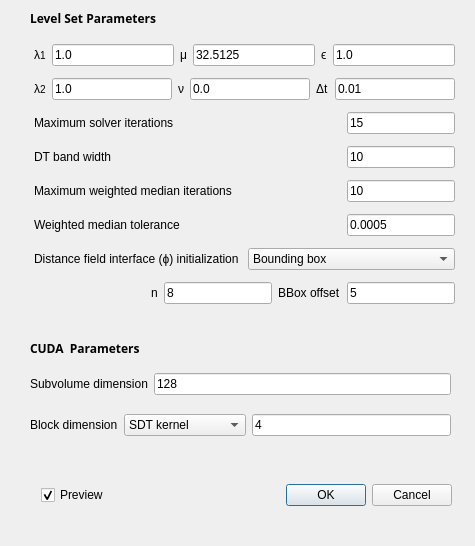
<?xml version="1.0" encoding="UTF-8"?>
<ui version="4.0">
 <class>MSLevelSetDialog</class>
 <widget class="QDialog" name="MSLevelSetDialog">
  <property name="geometry">
   <rect>
    <x>0</x>
    <y>0</y>
    <width>475</width>
    <height>546</height>
   </rect>
  </property>
  <property name="windowTitle">
   <string>MSLevelSet Dialog</string>
  </property>
  <widget class="QWidget" name="layoutWidget_2">
   <property name="geometry">
    <rect>
     <x>30</x>
     <y>360</y>
     <width>421</width>
     <height>89</height>
    </rect>
   </property>
   <layout class="QVBoxLayout" name="verticalLayout_2">
    <item>
     <layout class="QHBoxLayout" name="horizontalLayout_10">
      <item>
       <widget class="QLabel" name="m_SubvolDimText">
        <property name="text">
         <string>Subvolume dimension</string>
        </property>
        <property name="wordWrap">
         <bool>false</bool>
        </property>
       </widget>
      </item>
      <item>
       <widget class="QLineEdit" name="m_SubvolDimEdit">
        <property name="text">
         <string>128</string>
        </property>
       </widget>
      </item>
     </layout>
    </item>
    <item>
     <layout class="QHBoxLayout" name="horizontalLayout_9">
      <item>
       <widget class="QLabel" name="m_BlockDimText">
        <property name="text">
         <string>Block dimension</string>
        </property>
        <property name="wordWrap">
         <bool>false</bool>
        </property>
       </widget>
      </item>
      <item>
       <widget class="QComboBox" name="m_BlockDimComboBox">
        <item>
         <property name="text">
          <string>SDT kernel</string>
         </property>
        </item>
        <item>
         <property name="text">
          <string>Averaging kernel</string>
         </property>
        </item>
        <item>
         <property name="text">
          <string>Median kernel</string>
         </property>
        </item>
        <item>
         <property name="text">
          <string>PDE kernel</string>
         </property>
        </item>
       </widget>
      </item>
      <item>
       <widget class="QLineEdit" name="m_BlockDimEdit">
        <property name="text">
         <string>4</string>
        </property>
       </widget>
      </item>
     </layout>
    </item>
   </layout>
  </widget>
  <widget class="QLabel" name="label_2">
   <property name="geometry">
    <rect>
     <x>30</x>
     <y>340</y>
     <width>171</width>
     <height>17</height>
    </rect>
   </property>
   <property name="font">
    <font>
     <family>Sans Serif</family>
     <weight>75</weight>
     <bold>true</bold>
    </font>
   </property>
   <property name="text">
    <string>CUDA  Parameters</string>
   </property>
  </widget>
  <widget class="QWidget" name="layoutWidget">
   <property name="geometry">
    <rect>
     <x>34</x>
     <y>38</y>
     <width>421</width>
     <height>276</height>
    </rect>
   </property>
   <layout class="QVBoxLayout" name="verticalLayout">
    <item>
     <layout class="QHBoxLayout" name="horizontalLayout_7">
      <item>
       <widget class="QLabel" name="m_Lambda1Text">
        <property name="text">
         <string>λ&lt;font size=&quot;-1&quot;&gt;1&lt;/font&gt;</string>
        </property>
        <property name="wordWrap">
         <bool>false</bool>
        </property>
       </widget>
      </item>
      <item>
       <widget class="QLineEdit" name="m_Lambda1Edit">
        <property name="text">
         <string>1.0</string>
        </property>
       </widget>
      </item>
      <item>
       <widget class="QLabel" name="m_MuText">
        <property name="text">
         <string>μ</string>
        </property>
        <property name="wordWrap">
         <bool>false</bool>
        </property>
       </widget>
      </item>
      <item>
       <widget class="QLineEdit" name="m_MuEdit">
        <property name="text">
         <string>32.5125</string>
        </property>
       </widget>
      </item>
      <item>
       <widget class="QLabel" name="m_EpsilonText">
        <property name="text">
         <string>ϵ</string>
        </property>
        <property name="wordWrap">
         <bool>false</bool>
        </property>
       </widget>
      </item>
      <item>
       <widget class="QLineEdit" name="m_EpsilonEdit">
        <property name="text">
         <string>1.0</string>
        </property>
       </widget>
      </item>
     </layout>
    </item>
    <item>
     <layout class="QHBoxLayout" name="horizontalLayout_8">
      <item>
       <widget class="QLabel" name="m_Lambda2Text">
        <property name="text">
         <string>λ&lt;font size=&quot;-1&quot;&gt;2&lt;/font&gt;</string>
        </property>
        <property name="wordWrap">
         <bool>false</bool>
        </property>
       </widget>
      </item>
      <item>
       <widget class="QLineEdit" name="m_Lambda2Edit">
        <property name="text">
         <string>1.0</string>
        </property>
       </widget>
      </item>
      <item>
       <widget class="QLabel" name="m_NuText">
        <property name="text">
         <string>ν</string>
        </property>
        <property name="wordWrap">
         <bool>false</bool>
        </property>
       </widget>
      </item>
      <item>
       <widget class="QLineEdit" name="m_NuEdit">
        <property name="text">
         <string>0.0</string>
        </property>
       </widget>
      </item>
      <item>
       <widget class="QLabel" name="m_DeltaTText">
        <property name="text">
         <string>Δt</string>
        </property>
        <property name="alignment">
         <set>Qt::AlignVCenter</set>
        </property>
        <property name="wordWrap">
         <bool>false</bool>
        </property>
       </widget>
      </item>
      <item>
       <widget class="QLineEdit" name="m_DeltaTEdit">
        <property name="text">
         <string>0.01</string>
        </property>
       </widget>
      </item>
     </layout>
    </item>
    <item>
     <layout class="QHBoxLayout" name="horizontalLayout">
      <item>
       <widget class="QLabel" name="m_MaxSolverIterText">
        <property name="text">
         <string>Maximum solver iterations</string>
        </property>
        <property name="wordWrap">
         <bool>false</bool>
        </property>
       </widget>
      </item>
      <item>
       <spacer name="spacer1">
        <property name="orientation">
         <enum>Qt::Horizontal</enum>
        </property>
        <property name="sizeType">
         <enum>QSizePolicy::Expanding</enum>
        </property>
        <property name="sizeHint" stdset="0">
         <size>
          <width>16</width>
          <height>20</height>
         </size>
        </property>
       </spacer>
      </item>
      <item>
       <widget class="QLineEdit" name="m_MaxSolverIterEdit">
        <property name="sizePolicy">
         <sizepolicy hsizetype="Fixed" vsizetype="Fixed">
          <horstretch>0</horstretch>
          <verstretch>0</verstretch>
         </sizepolicy>
        </property>
        <property name="text">
         <string>15</string>
        </property>
       </widget>
      </item>
     </layout>
    </item>
    <item>
     <layout class="QHBoxLayout" name="horizontalLayout_2">
      <item>
       <widget class="QLabel" name="m_DTWidthText">
        <property name="text">
         <string>DT band width</string>
        </property>
        <property name="wordWrap">
         <bool>false</bool>
        </property>
       </widget>
      </item>
      <item>
       <spacer name="spacer2">
        <property name="orientation">
         <enum>Qt::Horizontal</enum>
        </property>
        <property name="sizeType">
         <enum>QSizePolicy::Expanding</enum>
        </property>
        <property name="sizeHint" stdset="0">
         <size>
          <width>180</width>
          <height>20</height>
         </size>
        </property>
       </spacer>
      </item>
      <item>
       <widget class="QLineEdit" name="m_DTWidthEdit">
        <property name="sizePolicy">
         <sizepolicy hsizetype="Fixed" vsizetype="Fixed">
          <horstretch>0</horstretch>
          <verstretch>0</verstretch>
         </sizepolicy>
        </property>
        <property name="text">
         <string>10</string>
        </property>
       </widget>
      </item>
     </layout>
    </item>
    <item>
     <layout class="QHBoxLayout" name="horizontalLayout_3">
      <item>
       <widget class="QLabel" name="m_MaxMedianIterText">
        <property name="text">
         <string>Maximum weighted median iterations</string>
        </property>
        <property name="alignment">
         <set>Qt::AlignVCenter</set>
        </property>
        <property name="wordWrap">
         <bool>false</bool>
        </property>
       </widget>
      </item>
      <item>
       <spacer name="spacer3">
        <property name="orientation">
         <enum>Qt::Horizontal</enum>
        </property>
        <property name="sizeType">
         <enum>QSizePolicy::Expanding</enum>
        </property>
        <property name="sizeHint" stdset="0">
         <size>
          <width>18</width>
          <height>22</height>
         </size>
        </property>
       </spacer>
      </item>
      <item>
       <widget class="QLineEdit" name="m_MaxMedianIterEdit">
        <property name="sizePolicy">
         <sizepolicy hsizetype="Fixed" vsizetype="Fixed">
          <horstretch>0</horstretch>
          <verstretch>0</verstretch>
         </sizepolicy>
        </property>
        <property name="text">
         <string>10</string>
        </property>
       </widget>
      </item>
     </layout>
    </item>
    <item>
     <layout class="QHBoxLayout" name="horizontalLayout_4">
      <item>
       <widget class="QLabel" name="m_MedianTolText">
        <property name="text">
         <string>Weighted median tolerance</string>
        </property>
        <property name="alignment">
         <set>Qt::AlignVCenter</set>
        </property>
        <property name="wordWrap">
         <bool>false</bool>
        </property>
       </widget>
      </item>
      <item>
       <spacer name="spacer4">
        <property name="orientation">
         <enum>Qt::Horizontal</enum>
        </property>
        <property name="sizeType">
         <enum>QSizePolicy::Expanding</enum>
        </property>
        <property name="sizeHint" stdset="0">
         <size>
          <width>16</width>
          <height>20</height>
         </size>
        </property>
       </spacer>
      </item>
      <item>
       <widget class="QLineEdit" name="m_MedianTolEdit">
        <property name="sizePolicy">
         <sizepolicy hsizetype="Fixed" vsizetype="Fixed">
          <horstretch>0</horstretch>
          <verstretch>0</verstretch>
         </sizepolicy>
        </property>
        <property name="text">
         <string>0.0005</string>
        </property>
       </widget>
      </item>
     </layout>
    </item>
    <item>
     <layout class="QHBoxLayout" name="horizontalLayout_5">
      <item>
       <widget class="QLabel" name="m_DTInitText">
        <property name="text">
         <string>Distance field interface (ϕ) initialization</string>
        </property>
        <property name="wordWrap">
         <bool>false</bool>
        </property>
       </widget>
      </item>
      <item>
       <widget class="QComboBox" name="m_DTInitComboBox">
        <item>
         <property name="text">
          <string>Bounding box</string>
         </property>
        </item>
        <item>
         <property name="text">
          <string>Super-ellipsoid</string>
         </property>
        </item>
       </widget>
      </item>
     </layout>
    </item>
    <item>
     <layout class="QHBoxLayout" name="horizontalLayout_6">
      <item>
       <spacer name="spacer6">
        <property name="orientation">
         <enum>Qt::Horizontal</enum>
        </property>
        <property name="sizeType">
         <enum>QSizePolicy::Expanding</enum>
        </property>
        <property name="sizeHint" stdset="0">
         <size>
          <width>77</width>
          <height>20</height>
         </size>
        </property>
       </spacer>
      </item>
      <item>
       <widget class="QLabel" name="m_EllipsoidPowerText">
        <property name="text">
         <string>n</string>
        </property>
        <property name="wordWrap">
         <bool>false</bool>
        </property>
       </widget>
      </item>
      <item>
       <widget class="QLineEdit" name="m_EllipsoidPowerEdit">
        <property name="sizePolicy">
         <sizepolicy hsizetype="Fixed" vsizetype="Fixed">
          <horstretch>0</horstretch>
          <verstretch>0</verstretch>
         </sizepolicy>
        </property>
        <property name="text">
         <string>8</string>
        </property>
       </widget>
      </item>
      <item>
       <widget class="QLabel" name="m_BBoxOffsetText">
        <property name="text">
         <string>BBox offset</string>
        </property>
        <property name="wordWrap">
         <bool>false</bool>
        </property>
       </widget>
      </item>
      <item>
       <widget class="QLineEdit" name="m_BBoxOffsetEdit">
        <property name="sizePolicy">
         <sizepolicy hsizetype="Fixed" vsizetype="Fixed">
          <horstretch>0</horstretch>
          <verstretch>0</verstretch>
         </sizepolicy>
        </property>
        <property name="text">
         <string>5</string>
        </property>
       </widget>
      </item>
     </layout>
    </item>
   </layout>
  </widget>
  <widget class="QLabel" name="label">
   <property name="geometry">
    <rect>
     <x>30</x>
     <y>10</y>
     <width>171</width>
     <height>17</height>
    </rect>
   </property>
   <property name="font">
    <font>
     <family>Sans Serif</family>
     <weight>75</weight>
     <bold>true</bold>
    </font>
   </property>
   <property name="text">
    <string>Level Set Parameters</string>
   </property>
  </widget>
  <widget class="QWidget" name="">
   <property name="geometry">
    <rect>
     <x>41</x>
     <y>480</y>
     <width>411</width>
     <height>31</height>
    </rect>
   </property>
   <layout class="QHBoxLayout" name="horizontalLayout_11">
    <item>
     <widget class="QCheckBox" name="m_Preview">
      <property name="text">
       <string>Preview</string>
      </property>
      <property name="checked">
       <bool>true</bool>
      </property>
     </widget>
    </item>
    <item>
     <widget class="QDialogButtonBox" name="buttonBox">
      <property name="orientation">
       <enum>Qt::Horizontal</enum>
      </property>
      <property name="standardButtons">
       <set>QDialogButtonBox::Cancel|QDialogButtonBox::Ok</set>
      </property>
     </widget>
    </item>
   </layout>
  </widget>
 </widget>
 <resources/>
 <connections>
  <connection>
   <sender>buttonBox</sender>
   <signal>accepted()</signal>
   <receiver>MSLevelSetDialog</receiver>
   <slot>accept()</slot>
   <hints>
    <hint type="sourcelabel">
     <x>248</x>
     <y>254</y>
    </hint>
    <hint type="destinationlabel">
     <x>157</x>
     <y>274</y>
    </hint>
   </hints>
  </connection>
  <connection>
   <sender>buttonBox</sender>
   <signal>rejected()</signal>
   <receiver>MSLevelSetDialog</receiver>
   <slot>reject()</slot>
   <hints>
    <hint type="sourcelabel">
     <x>316</x>
     <y>260</y>
    </hint>
    <hint type="destinationlabel">
     <x>286</x>
     <y>274</y>
    </hint>
   </hints>
  </connection>
 </connections>
</ui>
